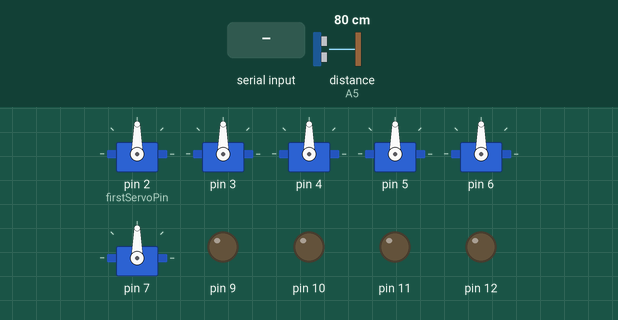
A sketch run on a simulated Arduino Uno, built with avr-gcc and run on an emulated ATmega328P. Parts: 6 × servo, output pins drawn as LEDs (lit = HIGH). The test bench sets the inputs (shaded band); at power-on: distance to the obstacle (sensor on A5) 80 cm. The echo pulse lasts 58.3 µs per cm; pins used as bus, display or sensor lines are not drawn; what the sketch prints to the serial monitor is not drawn.

Above: at 1.2 s.
1.3 s: "90,45\n" received over Serial
At 2.5 s:
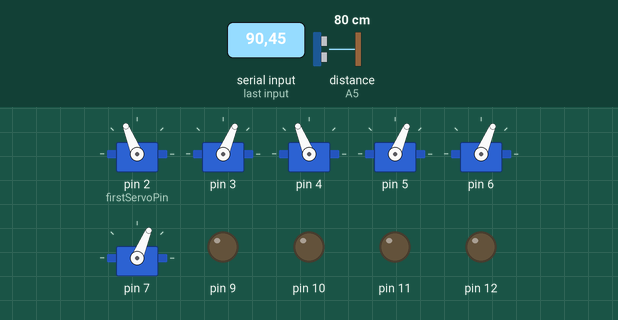
2.8 s: "30,150\n" received over Serial
At 3.7 s:
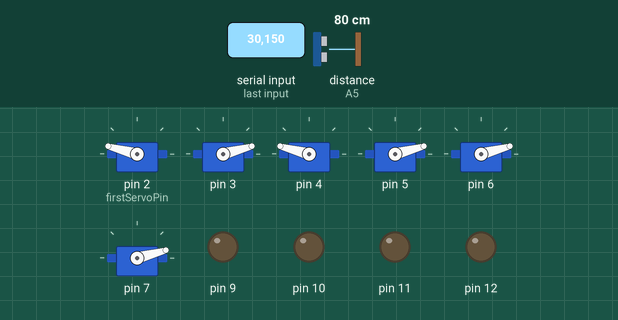
4.3 s: "90\n" received over Serial
At 4.7 s:
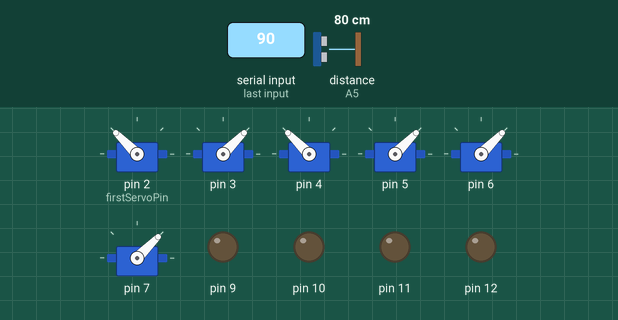
5.8 s: "200\n" received over Serial
At 7.2 s:
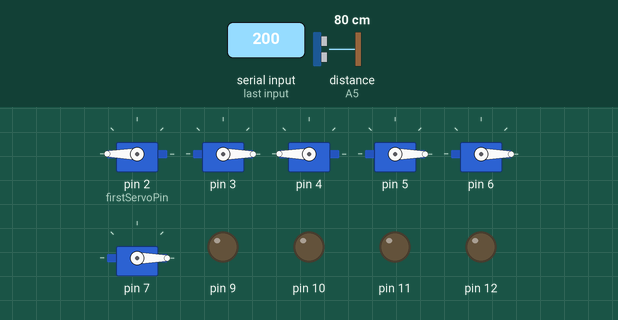
9.8 s: "0\n" received over Serial
At 10.1 s:
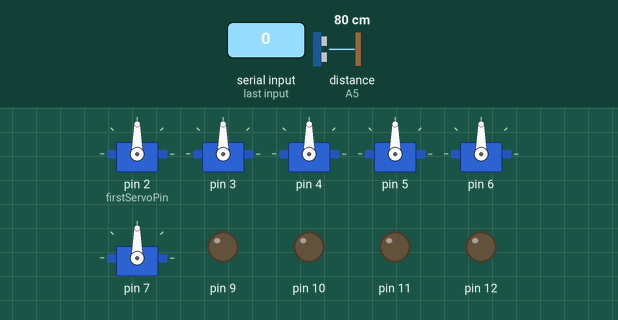
Timing chart, 0 to 12.8 s (numbered marks = the images above; inputs shaded):
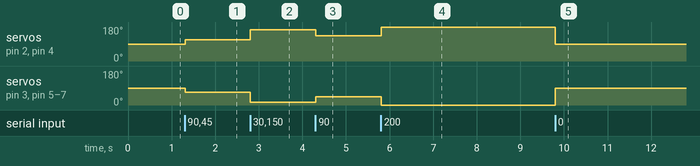

Measured:
- after the input at 1.3 s, servo on pin 2 (firstServoPin), servo on pin 4: 90° → 112° at once; servo on pin 3, servo on pin 5–7: 90° → 67° at once
- after the input at 2.8 s, servo on pin 2 (firstServoPin), servo on pin 4: 112° → 165° at once; servo on pin 3, servo on pin 5–7: 67° → 15° at once
- after the input at 4.3 s, servo on pin 2 (firstServoPin), servo on pin 4: 165° → 135° at once; servo on pin 3, servo on pin 5–7: 15° → 45° at once
- after the input at 5.8 s, servo on pin 2 (firstServoPin), servo on pin 4: 135° → 180° at once; servo on pin 3, servo on pin 5–7: 45° → 0° at once
- after the input at 9.8 s, servo on pin 2 (firstServoPin), servo on pin 4: 180° → 90° at once; servo on pin 3, servo on pin 5–7: 0° → 90° at once

The sketch:

mudaMarsBots.ino
```cpp
typedef struct{
  signed int x;
  signed int y;
} inputDirection;


void setup() {
  Serial.begin(9600);
  setup_servos();
  setup_color();
  //setup_bluetooth();
  setup_distance();

  for (int i = 8; i <= 12; i++) {
    pinMode(i, OUTPUT);
  }
}

int servoSpeed = 0;

void loop() {
  // Beispiel Programm
  unsigned int distanceMeasured = measure_distance();
  unsigned int scanResult = 0;
  if (distanceMeasured <= 15 && distanceMeasured > 0) {
    scanResult = sense_color();
  }

  if (scanResult == 1) {
    for (int i = 8; i <= 11; i++) {
      digitalWrite(i, 0);
    }
    digitalWrite(12, 1);
  } else if (scanResult == 2) {
    for (int i = 8; i <= 10; i++) {
      digitalWrite(i, 0);
    }
    digitalWrite(11, 1);
    digitalWrite(12, 0);
  }
  else {
    for (int i = 8; i <= 12; i++) {
      digitalWrite(i, 0);
    }
  }

  servoSpeed = modify_through_serial(servoSpeed);

  Serial.println(servoSpeed);

  control_servo(0, servoSpeed);
  control_servo(1, -servoSpeed);
  control_servo(2, servoSpeed);
  control_servo(3, -servoSpeed);
  control_servo(4, -servoSpeed);
  control_servo(5, -servoSpeed);
}

void bluetooth_mode() {
  unsigned int distanceMeasured = measure_distance();
  unsigned int scanResult = 0;
  if (distanceMeasured <= 15 && distanceMeasured > 0) {
    scanResult = sense_color();
  }

  if (scanResult == 1) {
    for (int i = 8; i <= 11; i++) {
      digitalWrite(i, 0);
    }
    digitalWrite(12, 1);
  } else{
    for (int i = 8; i <= 12; i++) {
      digitalWrite(i, 0);
    }
  }

  inputDirection bluetoothInput = read_bluetooth();

  int speedServoLeft  = max(min(bluetoothInput.y - bluetoothInput.x/2, 100), -100);
  int speedServoRight  = max(min(bluetoothInput.y + bluetoothInput.x/2, 100), -100);

  control_servo(0, speedServoLeft);
  control_servo(1, speedServoLeft);
  control_servo(2, -speedServoRight);
  control_servo(3, -speedServoRight );
}
```

bluetooth.ino
```cpp
/*
 * Die Funktion setup_bluetooth() initialisiert alles nötige um Daten über Bluetooth auszulesen.
 * Die Funktion read_bluetooth() kann dazu benutzt werden, die Richtung die von einem Handy vorgegeben wird auszulesen.
 */
#include <SoftwareSerial.h>

#define TxD 1
#define RxD 0

SoftwareSerial hc06(RxD, TxD);
unsigned long timeNowBluetooth = millis();
int xInput = 140;
int yInput = 140;

void setup_bluetooth() {
  hc06.begin(9600);
}


inputDirection read_bluetooth() {
  /*
   * Liest daten vom Bluetooth Modul kommend aus, und skaliert sie zu Werten von -100 bis 100.
   */
  inputDirection input;
  int readDelay = 10;


  while (hc06.available() >= 2) {
      xInput = hc06.read();
      yInput = hc06.read();
    }

  if (xInput > 60 & xInput < 220) {
    input.x = map(xInput, 220, 60, 100, -100);
  }
  if (yInput > 60 & yInput < 220) {
    input.y = map(yInput, 220, 60, -100, 100);
  }

  return input;
}
```

color.ino
```cpp
/*
 * Die Funktion setup_distance() initialisiert alles nötige um den Distanzsensor auszulesen.
 * Die Funktion measure_distance() kann dazu benutzt werden, die Distanz des nächsten Objektes vor dem Sensor auszulesen.
 */
#define S0 A0
#define S1 A1
#define S2 A2
#define S3 A3
#define sensorOut A4

int frequency[3];
unsigned long timeNowColor = millis();
uint8_t modeColor = 0;

void setup_color() {
  pinMode(S0, OUTPUT);
  pinMode(S1, OUTPUT);
  pinMode(S2, OUTPUT);
  pinMode(S3, OUTPUT);
  pinMode(sensorOut, INPUT);


  digitalWrite(S0,LOW);
  digitalWrite(S1,HIGH);
}

int sense_color() {
  int period = 10;
  int scanResult = 0;
  if (modeColor == 0) {
    // Red detection
    digitalWrite(S2,LOW);
    digitalWrite(S3,LOW);
  } else if (modeColor == 1) {
    // Green detection
    digitalWrite(S2,HIGH);
    digitalWrite(S3,HIGH);
  } else if (modeColor == 2) {
    // Blue detection
    digitalWrite(S2,LOW);
    digitalWrite(S3,HIGH);
  }
  if (millis() >= timeNowColor + period) {
    frequency[modeColor] = pulseIn(sensorOut, LOW);
    modeColor = (modeColor + 1) % 3;
    timeNowColor = millis();
  }
  Serial.print("R is ");
  Serial.print(frequency[0]);
  Serial.print(" G is ");
  Serial.print(frequency[1]);
  Serial.print(" B is ");
  Serial.print(frequency[2]);


  int detectionBound = 500;
  int diffRG = frequency[0] - frequency[1];
  int diffRB = frequency[0] - frequency[2];
  int diffGB = frequency[1] - frequency[2];

  if (diffRG <= -detectionBound && diffRB <= -detectionBound) {
    scanResult = 1;
  } else if (diffRB >= detectionBound && diffGB >= detectionBound) {
    scanResult = 2;
  } else if (diffRG >= detectionBound && diffGB <= -detectionBound) {
    scanResult = 3;
  }

  Serial.print(" Scan result is ");
  Serial.println(scanResult);

  return scanResult;
}
```

distance.ino
```cpp
/*
 * Die Funktion setup_distance() initialisiert alles nötige um den Distanzsensor auszulesen.
 * Die Funktion measure_distance() kann dazu benutzt werden, die Distanz des nächsten Objektes vor dem Sensor auszulesen.
 */
#include <NewPing.h>

#define TRIGGER_PIN 8
#define ECHO_PIN A5
#define MAX_DISTANCE 200

// NewPing setup of pins and maximum distance
NewPing sonar(TRIGGER_PIN, ECHO_PIN, MAX_DISTANCE);

unsigned long timeNowDistance = millis();
unsigned int distance;

void setup_distance() {
  pinMode(TRIGGER_PIN, OUTPUT);
  pinMode(ECHO_PIN, INPUT);
}

unsigned int measure_distance() {
  /*
   * Liest den Distanz sensor aus und gibt Distanz in Zentimetern zurück.
   */
  int period = 50;
  if(millis() > timeNowDistance + period) {
     distance = sonar.ping_cm();
     //Serial.print(distance);
     //Serial.println("cm");
     timeNowDistance = millis();
  }

  return distance;
}
```

servo.ino
```cpp
/*
 * Die Funktion setup_servos() initialisiert alles nötige um die Servomotoren anzusteuern.
 * Die Funktion control_servo() kann dazu benutzt werden, einen spezifischen Servo (0-5) anzusteuern.
 */
#include <Servo.h>
/*
int servoPin0 = 2;
int servoPin1 = 3;
int servoPin2 = 4;
int servoPin3 = 5;
int servoPin4 = 6;
int servoPin5 = 7;
*/
int firstServoPin = 2;
Servo servos[6];

void setup_servos()
{
  for (int i = 0; i < 6; i++) {
    servos[i].attach(i + firstServoPin);
  }
}

void control_servo(int servoNum, int servoSpeedPercentage){
  /*
   * servoNum bezeichnet den gewünschten Servomotor. Mögliche Werte sind 0 bis 5.
   * servoSpeedPercentage bezeichnet die gewünschte Position oder Geschwindigkeit in Prozent. Mögliche Werte sind -100 bis 100.
   */
  int servoSpeed = servoSpeedPercentage*0.5 + 90;
  servos[servoNum].write(servoSpeed);
}
```

utils.ino
```cpp
int modify_through_serial(int input) {
  // über Serial einen Integer einlesen und dann den input damit anpassen:
  while (Serial.available() > 0) {
    int inChar = Serial.parseInt();
    if (Serial.read() == '\n') {
      input = inChar;
    }
  }
  return input;
}
```
